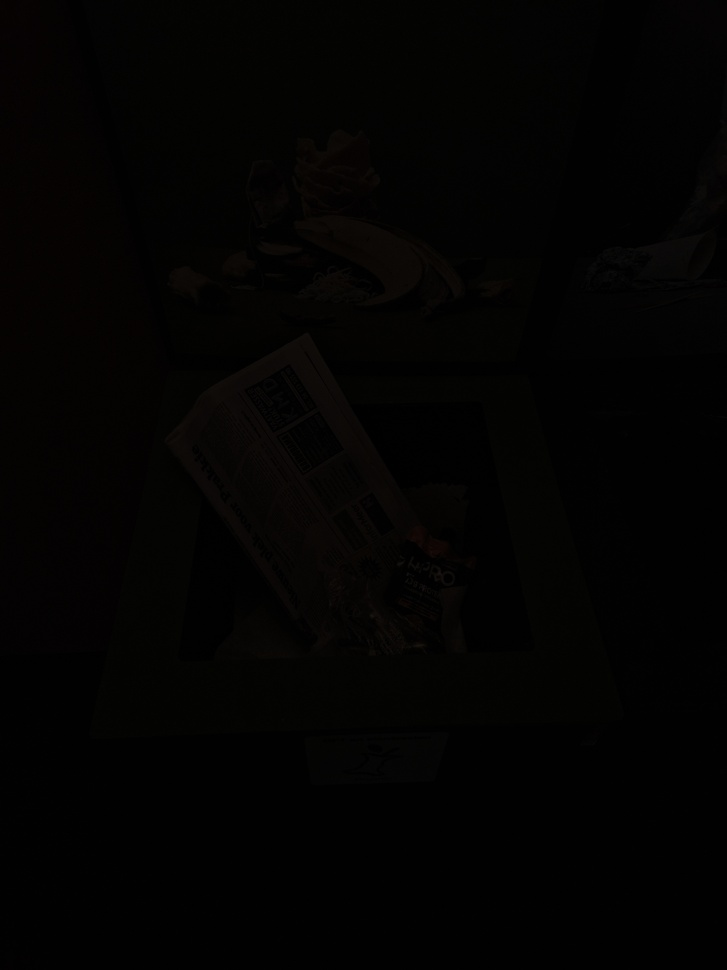
#> input picture bewijs.jpg, 727 x 970 px, shrunk from 4284 x 5712 before the run
$ jupyter execute Helderheid-2.ipynb
#> lines starting #> are read from the running program, lines starting #| are printed output that depends on the picture; after the words box and inside, x2 and y2 are one past the last pixel; in counts of white or black regions, pixels touching at a corner belong together
[cell 1]
import cv2

IMAGE_PATH = "bewijs.jpg"


image = cv2.imread(IMAGE_PATH)
#> image is the input picture: shape (970, 727, 3); mean B, G, R 1.6, 2.4, 2.9
if image is None:
    raise FileNotFoundError(f"Afbeelding niet gevonden: {IMAGE_PATH}")

[cell 2]
import cv2
import numpy as np

# 1. Afbeelding inlezen in grijswaarden
img = cv2.imread('bewijs.jpg', cv2.IMREAD_GRAYSCALE)
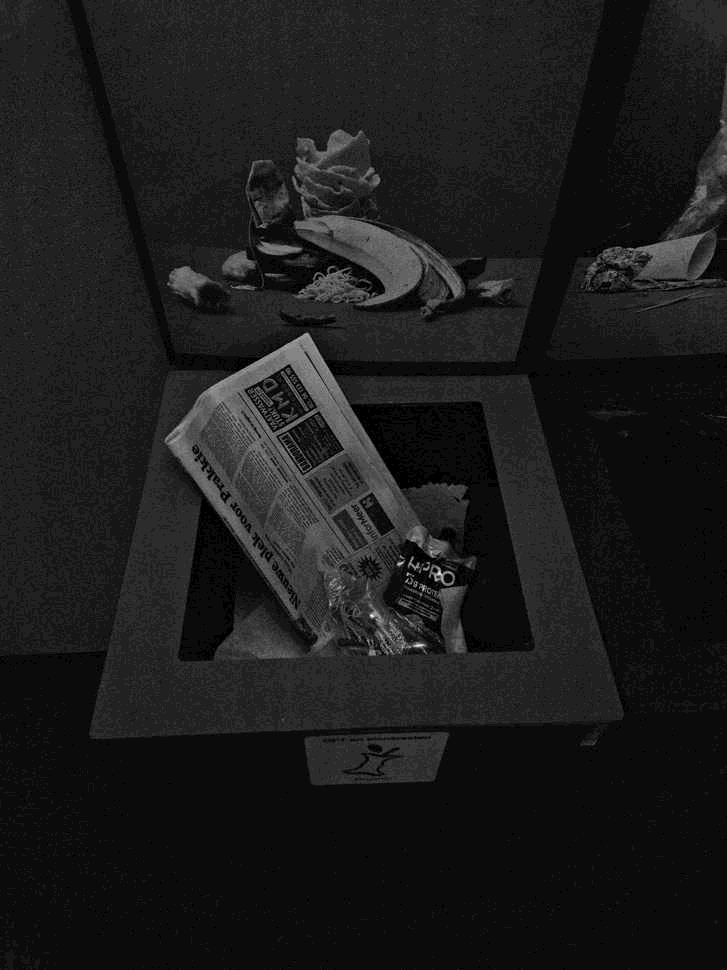
#> img: shape (970, 727); min 0, max 23, mean 2.5; drawn with min black and max white

if img is None:
    print("Fout: Kan 'bewijs.jpg' niet vinden of openen.")
    exit()


img_eq = cv2.equalizeHist(img)
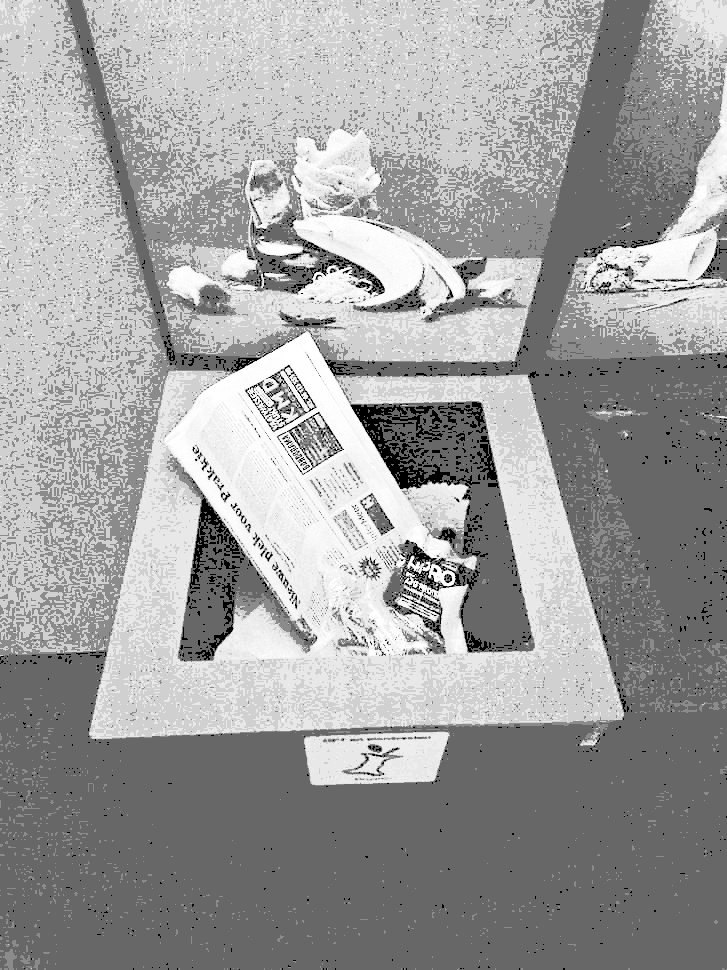
#> img_eq: shape (970, 727); min 0, max 255, mean 158.4


clahe = cv2.createCLAHE(clipLimit=3.0, tileGridSize=(8, 8))
img_clahe = clahe.apply(img)
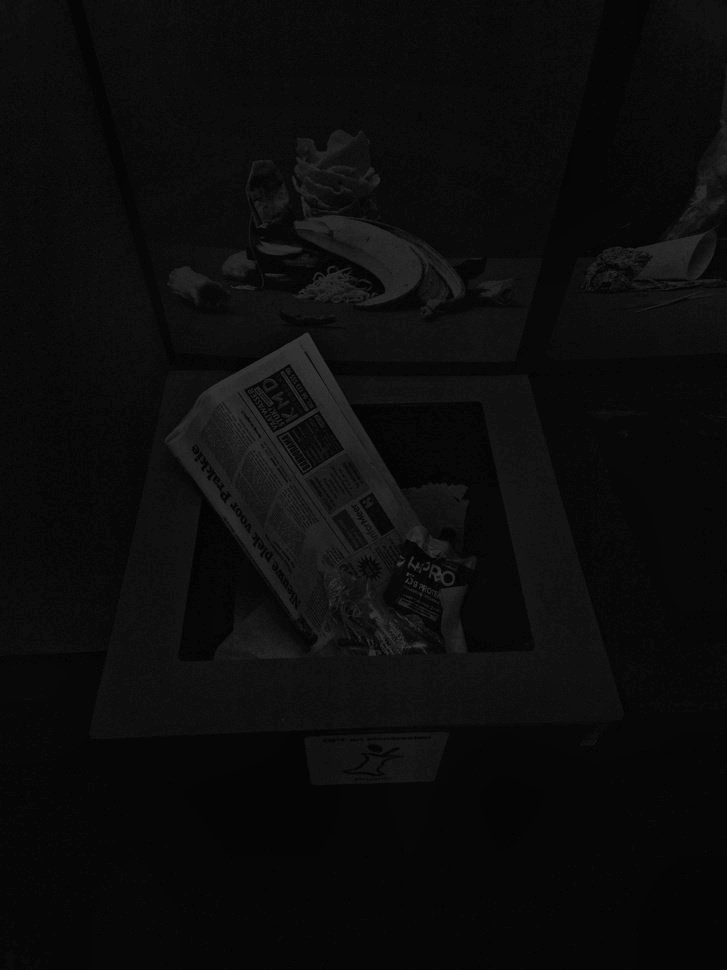
#> img_clahe: shape (970, 727); min 1, max 57, mean 11.7


_, thresh_otsu = cv2.threshold(
    img_clahe, 0, 255, cv2.THRESH_BINARY + cv2.THRESH_OTSU
)
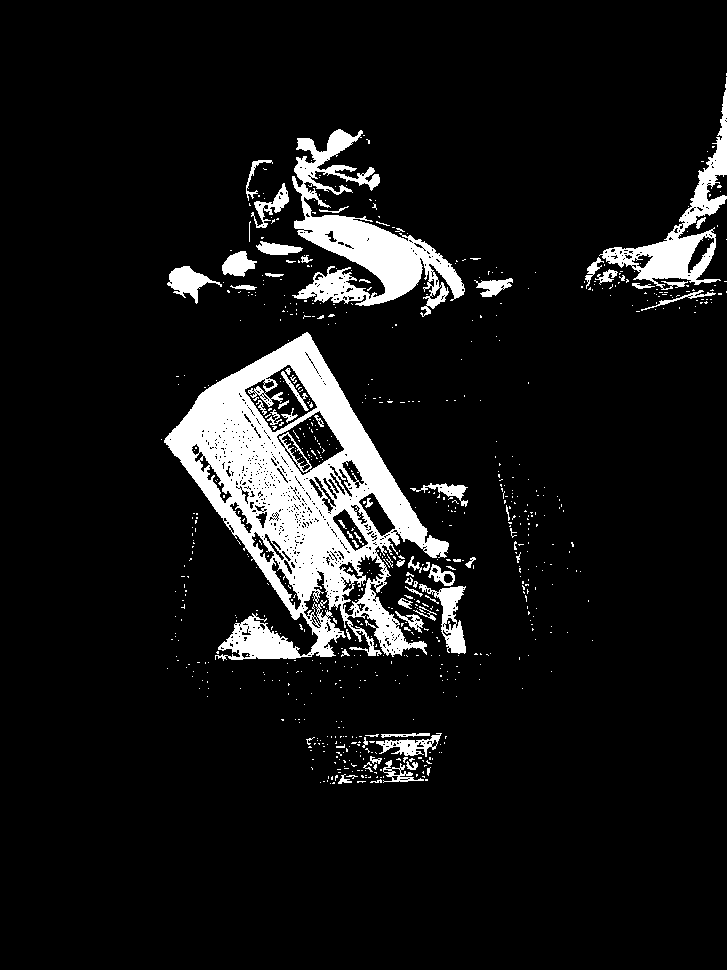
#> thresh_otsu: shape (970, 727); 8.8% white; 730 white regions (662 under 20 px), largest, box (x1, y1, x2, y2) and area: (164, 332, 449, 661) 35349, (292, 129, 465, 317) 10687, (599, 77, 727, 290) 5158

thresh_adapt_mean = cv2.adaptiveThreshold(
    img_clahe, 255, cv2.ADAPTIVE_THRESH_MEAN_C, cv2.THRESH_BINARY, 15, 8
)
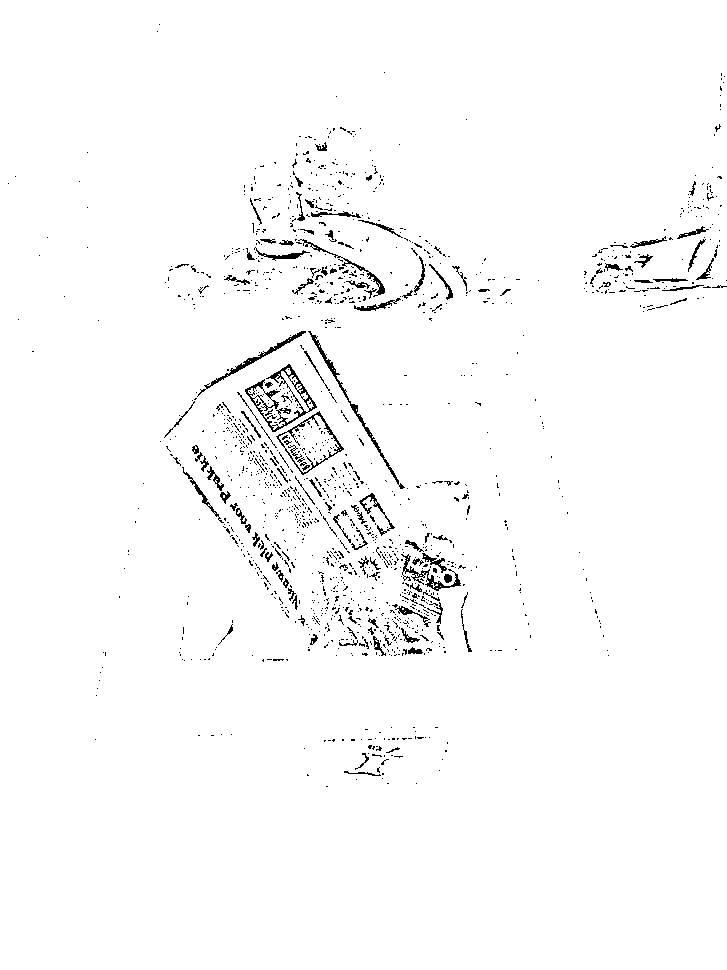
#> thresh_adapt_mean: shape (970, 727); 98% white; black in thin lines or dots, all inside (x1, y1, x2, y2) = (8, 24, 727, 787)

thresh_adapt_gaussian = cv2.adaptiveThreshold(
    img_clahe, 255, cv2.ADAPTIVE_THRESH_GAUSSIAN_C, cv2.THRESH_BINARY, 21, 10
)
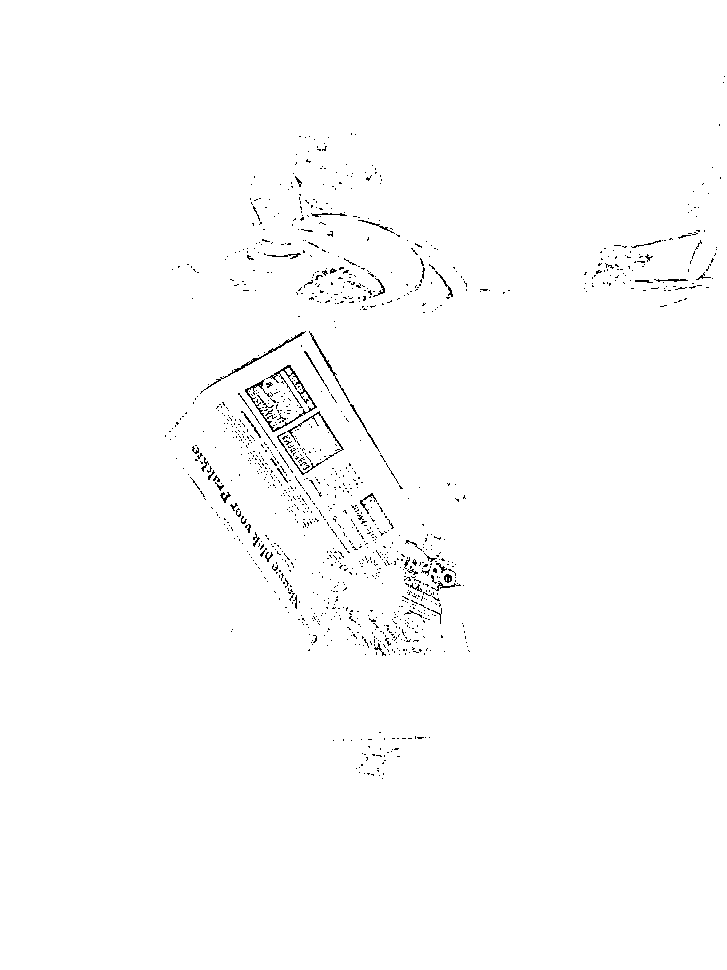
#> thresh_adapt_gaussian: shape (970, 727); 99% white; black in thin lines or dots, all inside (x1, y1, x2, y2) = (165, 76, 725, 779)


cv2.imwrite('resultaat_equalized.jpg', img_eq)
cv2.imwrite('resultaat_clahe.jpg', img_clahe)
cv2.imwrite('resultaat_otsu.jpg', thresh_otsu)
cv2.imwrite('resultaat_adaptive_mean.jpg', thresh_adapt_mean)
cv2.imwrite('resultaat_adaptive_gaussian.jpg', thresh_adapt_gaussian)

print("Bewerking voltooid. Controleer de opgeslagen bestanden!")
